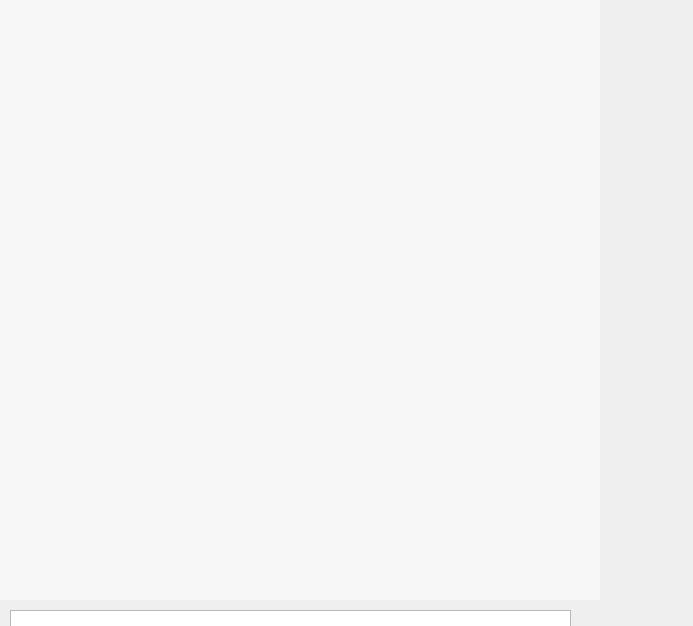
<?xml version="1.0" encoding="UTF-8"?>
<ui version="4.0">
 <class>My_Chat_Window</class>
 <widget class="QMainWindow" name="My_Chat_Window">
  <property name="geometry">
   <rect>
    <x>0</x>
    <y>0</y>
    <width>693</width>
    <height>626</height>
   </rect>
  </property>
  <property name="windowTitle">
   <string>MainWindow</string>
  </property>
  <widget class="QWidget" name="centralwidget">
   <widget class="QListWidget" name="listWidget">
    <property name="geometry">
     <rect>
      <x>0</x>
      <y>0</y>
      <width>600</width>
      <height>600</height>
     </rect>
    </property>
    <property name="sizePolicy">
     <sizepolicy hsizetype="Expanding" vsizetype="Preferred">
      <horstretch>0</horstretch>
      <verstretch>0</verstretch>
     </sizepolicy>
    </property>
    <property name="styleSheet">
     <string notr="true">QListWidget{background-color: rgb(247, 247, 247); color:rgb(51,51,51); border: 1px solid  rgb(247, 247, 247);outline:0px;}
QListWidget::Item{background-color: rgb(247, 247, 247);}
QListWidget::Item:hover{background-color: rgb(247, 247, 247); }
QListWidget::item:selected{
	background-color: rgb(247, 247, 247);
	color:black; 
    border: 1px solid  rgb(247, 247, 247);
}
QListWidget::item:selected:!active{border: 1px solid  rgb(247, 247, 247); background-color: rgb(247, 247, 247); color:rgb(51,51,51); } </string>
    </property>
    <property name="verticalScrollBarPolicy">
     <enum>Qt::ScrollBarAsNeeded</enum>
    </property>
    <property name="horizontalScrollBarPolicy">
     <enum>Qt::ScrollBarAlwaysOff</enum>
    </property>
   </widget>
   <widget class="QWidget" name="widget" native="true">
    <property name="geometry">
     <rect>
      <x>0</x>
      <y>600</y>
      <width>600</width>
      <height>200</height>
     </rect>
    </property>
    <property name="minimumSize">
     <size>
      <width>0</width>
      <height>200</height>
     </size>
    </property>
    <property name="maximumSize">
     <size>
      <width>16777215</width>
      <height>200</height>
     </size>
    </property>
    <widget class="QTextEdit" name="textEdit">
     <property name="geometry">
      <rect>
       <x>10</x>
       <y>10</y>
       <width>561</width>
       <height>200</height>
      </rect>
     </property>
     <property name="sizePolicy">
      <sizepolicy hsizetype="Expanding" vsizetype="Preferred">
       <horstretch>0</horstretch>
       <verstretch>0</verstretch>
      </sizepolicy>
     </property>
     <property name="minimumSize">
      <size>
       <width>0</width>
       <height>0</height>
      </size>
     </property>
    </widget>
    <widget class="QPushButton" name="pushButton">
     <property name="geometry">
      <rect>
       <x>440</x>
       <y>120</y>
       <width>81</width>
       <height>23</height>
      </rect>
     </property>
     <property name="text">
      <string>发送</string>
     </property>
    </widget>
   </widget>
  </widget>
 </widget>
 <resources/>
 <connections/>
</ui>
